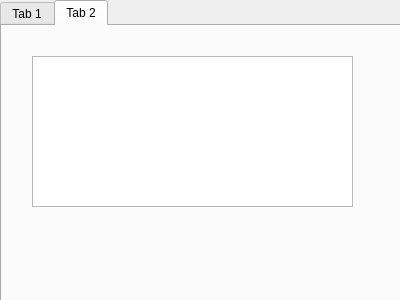
<?xml version="1.0" encoding="UTF-8"?>
<ui version="4.0">
 <class>highscore</class>
 <widget class="QDialog" name="highscore">
  <property name="geometry">
   <rect>
    <x>0</x>
    <y>0</y>
    <width>400</width>
    <height>300</height>
   </rect>
  </property>
  <property name="windowTitle">
   <string>Dialog</string>
  </property>
  <widget class="QTabWidget" name="tabWidget">
   <property name="geometry">
    <rect>
     <x>0</x>
     <y>0</y>
     <width>401</width>
     <height>311</height>
    </rect>
   </property>
   <property name="currentIndex">
    <number>1</number>
   </property>
   <widget class="QWidget" name="tab">
    <attribute name="title">
     <string>Tab 1</string>
    </attribute>
    <widget class="QListView" name="listView">
     <property name="geometry">
      <rect>
       <x>0</x>
       <y>0</y>
       <width>391</width>
       <height>271</height>
      </rect>
     </property>
    </widget>
   </widget>
   <widget class="QWidget" name="tab_2">
    <attribute name="title">
     <string>Tab 2</string>
    </attribute>
    <widget class="QGraphicsView" name="graphicsView">
     <property name="geometry">
      <rect>
       <x>30</x>
       <y>30</y>
       <width>321</width>
       <height>151</height>
      </rect>
     </property>
    </widget>
   </widget>
  </widget>
 </widget>
 <resources/>
 <connections/>
</ui>
